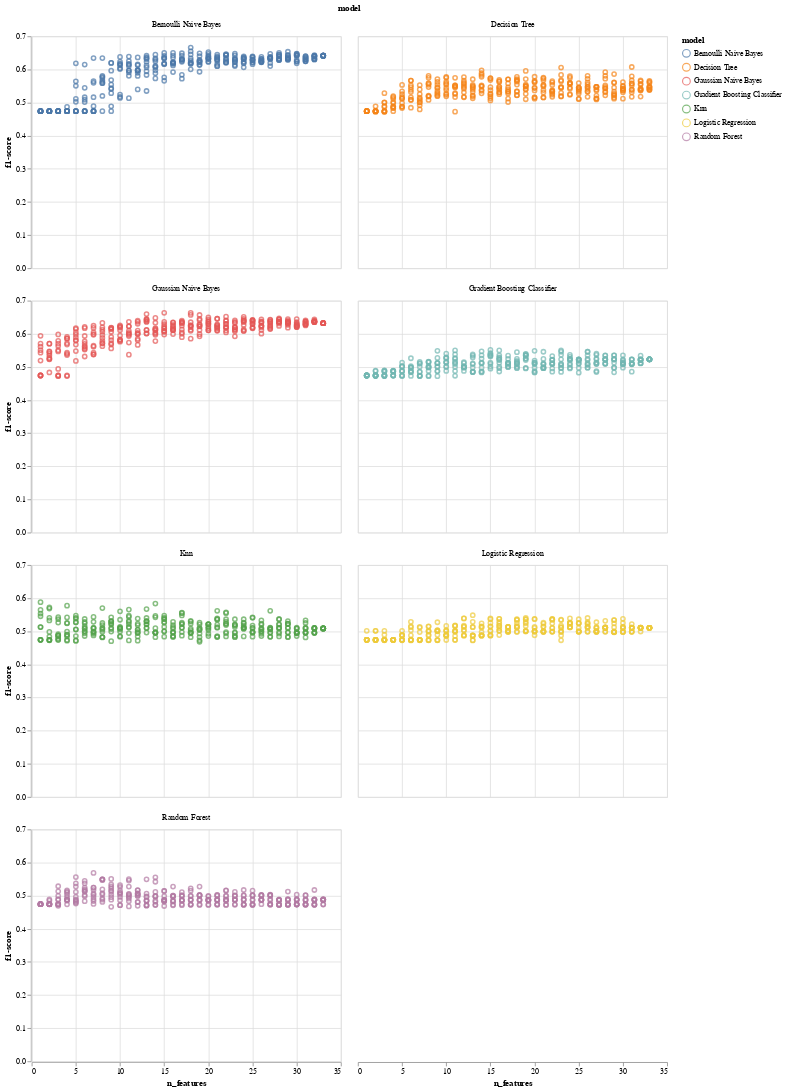

The code cell stored with this chart in its notebook:
### Code cell
alt.Chart(model_perf_nfeatures_rand).mark_point().encode(
    x='n_features:Q',
    y='f1-score:Q',
    color='model:N',
).facet(
    facet='model:N',
    columns=2
)

### Figure 1 — Vega-Lite specification as saved in the notebook (floating-point values rounded to 4 significant figures; data arrays with more than 128 entries replaced by an {"elided": "..."} marker saying what was removed)
{"config": {"view": {"continuousWidth": 400, "continuousHeight": 300}}, "data": {"name": "data-46b707e9172c29416f5bfa31a303def8"}, "facet": {"field": "model", "type": "nominal"}, "spec": {"mark": "point", "encoding": {"color": {"field": "model", "type": "nominal"}, "x": {"field": "n_features", "type": "quantitative"}, "y": {"field": "f1-score", "type": "quantitative"}}}, "columns": 2, "$schema": "https://vega.github.io/schema/vega-lite/v4.17.0.json", "datasets": {"data-46b707e9172c29416f5bfa31a303def8": {"elided": "2310 records"}}}
